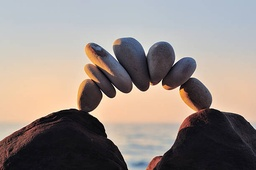
#> input picture images/rocks.jpg, 256 x 170 px, shrunk from 612 x 407 before the run, found by its file name
$ python convolution.py
#> lines starting #> are read from the running program, lines starting #| are printed output that depends on the picture
import numpy as np
import cv2

imgPath = "C:\\Users\\amitk\\Learning_Computer_Vision\\images\\rocks.jpg"

def calculate_padding_length(n: int) -> int:
    if n == 0 or n%2 == 0:
        return -1
    return (n-1) // 2

def build_new_image_matrix_with_reflect_padding(img: np.ndarray, pad: int) -> np.ndarray:
    # TODO: Break this into basic matrix multiplication
    padded_matrix = np.pad(img, ((pad, pad), (pad, pad), (0,0)), mode='reflect')
    return padded_matrix

def BoxBlurConvolute(img: np.ndarray) -> np.ndarray:
    """Given a n*n matrix return a clipped output matrix, which is a result of convolution operation"""
    kernel = np.array([
        [1/9, 1/9, 1/9],
        [1/9, 1/9, 1/9],
        [1/9, 1/9, 1/9]
    ], dtype=np.float32)

    k = kernel.shape[0]
    h,w,c = img.shape

    padding_length = calculate_padding_length(len(kernel))
    if padding_length <= 0:
        raise "Error with padding length"

    paddedImg = build_new_image_matrix_with_reflect_padding(img, padding_length)

    output = np.zeros(img.shape, dtype=np.float32)

    for i in range(h):
        for j in range(w):
            region = paddedImg[i:i+k,j:j+k]
            for ch in range(c):
                output[i,j,ch] = np.sum(region[:,:,ch] * kernel)

    output = np.clip(output,0,255).astype(np.uint8)

    return output

def GuassianBlurConvolute(img: np.array) -> np.ndarray:
    """ Gaussian Blur, where the emphasis is on nearby pixels than the distant ones"""
    kernel = np.array([
        [1/16,2/16,1/16],
        [2/16,4/16,2/16],
        [1/16,2/16,1/16],
    ],dtype=np.float32)

    k = kernel.shape[0]
    h,w,c = img.shape

    paddingLength = calculate_padding_length(k)
    if paddingLength < 0:
        raise "Error calculating padding length"

    paddedImg = build_new_image_matrix_with_reflect_padding(img,paddingLength)

    output = np.zeros(img.shape, dtype=np.float32)

    for i in range(h):
        for j in range(w):
            region = paddedImg[i:i+k,j:j+k]
            for ch in range(c):
                output[i,j,ch] = np.sum(region[:,:,ch] * kernel)

    output = np.clip(output,0,255).astype(np.uint8)

    return output

def SobelXConvolute(img: np.array) -> np.ndarray:
    """ It highlights vertical edges. """

    kernel = np.array([
        [1,0,-1],
        [2,0,-2],
        [1,0,-1],
    ], dtype=np.float32)

    k = kernel.shape[0]
    h,w,c = img.shape

    paddingLength = calculate_padding_length(k)
    paddedImg = build_new_image_matrix_with_reflect_padding(img,paddingLength)

    output = np.zeros(img.shape,dtype=np.float32)

    for i in range(h):
        for j in range(w):
            region = paddedImg[i:i+k,j:j+k]
            for ch in range(c):
                output[i,j,ch] = np.sum(region[:,:,ch] * kernel)

    output = np.abs(output)
    output = np.clip(output,0,255).astype(np.uint8)

    return output

def SobelYConvolute(img: np.array) -> np.ndarray:
    """ It highlights horizontal edges. """

    kernel = np.array([
        [1,2,1],
        [0,0,0],
        [-1,-2,-1],
    ], dtype=np.float32)

    k = kernel.shape[0]
    h,w,c = img.shape

    paddingLength = calculate_padding_length(k)
    paddedImg = build_new_image_matrix_with_reflect_padding(img,paddingLength)

    output = np.zeros(img.shape,dtype=np.float32)

    for i in range(h):
        for j in range(w):
            region = paddedImg[i:i+k,j:j+k]
            for ch in range(c):
                output[i,j,ch] = np.sum(region[:,:,ch] * kernel)

    output = np.abs(output)
    output = np.clip(output,0,255).astype(np.uint8)

    return output

def LaplaceConvolute(img: np.array) -> np.ndarray:
    """ Detect regions where intensity changes rapidly """

    kernel = np.array([
        [0,1,0],
        [1,-4,1],
        [0,1,0],
    ], dtype=np.float32)

    k = kernel.shape[0]
    h,w,c = img.shape

    paddingLength = calculate_padding_length(k)
    paddedImg = build_new_image_matrix_with_reflect_padding(img,paddingLength)

    output = np.zeros(img.shape,dtype=np.float32)

    for i in range(h):
        for j in range(w):
            region = paddedImg[i:i+k,j:j+k]
            for ch in range(c):
                output[i,j,ch] = np.sum(region[:,:,ch] * kernel)

    output = np.clip(output,0,255).astype(np.uint8)

    return output


def main():
    img = cv2.imread(imgPath)
#> img is the input picture: shape (170, 256, 3); mean B, G, R 134.9, 140.2, 150.5
    img = img.astype(np.float32)
    #img = np.array([[[1,2,3],[4,5,6],[7,8,9]],[[10,11,12],[13,14,15],[16,17,18]],[[19,20,21],[22,23,24],[25,26,27]]])
    boxBlur = BoxBlurConvolute(img)
#> in build_new_image_matrix_with_reflect_padding, `padded_matrix = np.pad(img, ((pad, pad), (pad, pad), (0,0)), mode='ref..`:
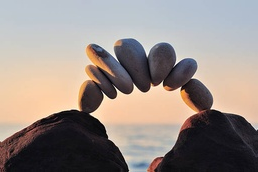
#> padded_matrix: shape (172, 258, 3) float32; mean B, G, R 134.9, 140.1, 150.3
    gaussianBlur = GuassianBlurConvolute(img)
    xAxisEdge = SobelXConvolute(img)
#> after the loop in SobelXConvolute, `for i in range(h):`:
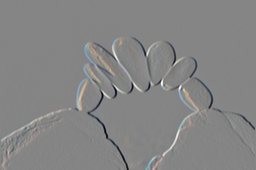
#> output: shape (170, 256, 3) float32; mean B, G, R 0.5, 0.8, 1.1; drawn with min black and max white
    yAxisEdge = SobelYConvolute(img)
#> after the loop in SobelYConvolute, `for i in range(h):`:
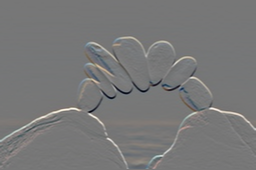
#> output: shape (170, 256, 3) float32; mean B, G, R 8.2, 7.7, 7; drawn with min black and max white
#> in SobelYConvolute, `output = np.abs(output)`:
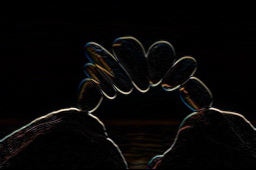
#> output: shape (170, 256, 3) float32; mean B, G, R 25.4, 26.4, 30.7; drawn with min black and max white
#> in SobelYConvolute, `output = np.clip(output,0,255).astype(np.uint8)`:
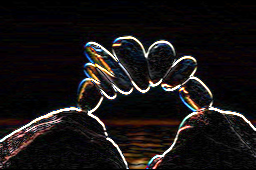
#> output: shape (170, 256, 3); mean B, G, R 21.6, 21.4, 25.1
    laplaceConvolution = LaplaceConvolute(img)
#> after the loop in LaplaceConvolute, `for i in range(h):`:
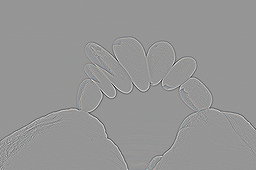
#> output: shape (170, 256, 3) float32; mean B, G, R 0, 0, 0; drawn with min black and max white
#> in LaplaceConvolute, `output = np.clip(output,0,255).astype(np.uint8)`:
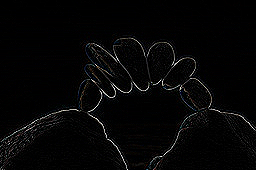
#> output: shape (170, 256, 3); mean B, G, R 5.9, 5.8, 5.9


    cv2.imshow("Original Image", img.astype(np.uint8))
    cv2.imshow("Convolution Image", boxBlur)
    cv2.imshow("Gaussian Blur Image", gaussianBlur)
    cv2.imshow("Sobel X Convolution", xAxisEdge)
    cv2.imshow("Sobel Y Convolution", yAxisEdge)
    cv2.imshow("Laplace Convolution", laplaceConvolution)
    cv2.waitKey(0)
    cv2.destroyAllWindows()


if __name__ == "__main__":
    main()
